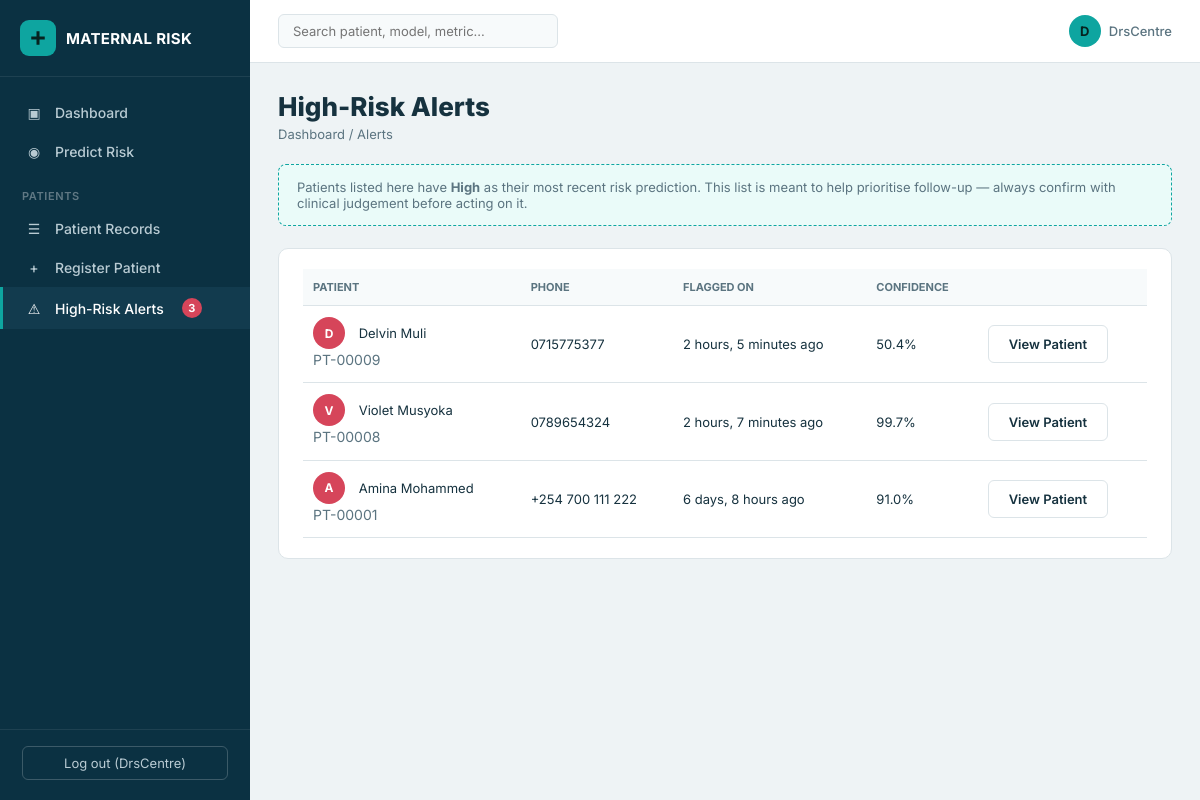
The app's page /alerts/ (signed in) with its own data.
### risk_app/models.py (models this page shows, shortened)
class Patient(models.Model):
    patient_id = models.CharField(max_length=20, unique=True, editable=False)
    full_name = models.CharField(max_length=150)
    phone_number = models.CharField(max_length=20, blank=True)
    date_registered = models.DateTimeField(auto_now_add=True)
    registered_by = models.ForeignKey(
        settings.AUTH_USER_MODEL, null=True, blank=True,
        on_delete=models.SET_NULL, related_name="patients_registered",
    )
    class Meta:
        ordering = ["-date_registered"]
    @property
    def latest_prediction(self):
        return self.predictions.order_by("-created_at").first()

class PredictionRecord(models.Model):
    RISK_CHOICES = [("Low", "Low"), ("Medium", "Medium"), ("High", "High")]
    created_at = models.DateTimeField(auto_now_add=True)
    user = models.ForeignKey(settings.AUTH_USER_MODEL, null=True, blank=True, on_delete=models.SET_NULL)
    patient = models.ForeignKey(
        Patient, null=True, blank=True, on_delete=models.SET_NULL, related_name="predictions"
    )
    age = models.IntegerField()
    gestational_age_weeks = models.IntegerField()
    eclampsia_severity = models.CharField(max_length=30)
    haemorrhage_severity = models.CharField(max_length=30)
    risk_level = models.CharField(max_length=10, choices=RISK_CHOICES)
    prob_low = models.FloatField()
    prob_medium = models.FloatField()
    prob_high = models.FloatField()
    model_backend = models.CharField(max_length=20, default="sklearn")
    class Meta:
        ordering = ["-created_at"]

### risk_app/views.py (the view)
# urls.py: path("alerts/", views.alerts_view, name="alerts"),
@login_required
def alerts_view(request):
    flagged = []
    for patient in Patient.objects.all():
        latest = patient.latest_prediction
        if latest and latest.risk_level == "High":
            flagged.append((patient, latest))
    flagged.sort(key=lambda pair: pair[1].created_at, reverse=True)
    return render(request, "risk_app/alerts.html", {"flagged": flagged})

### risk_app/context_processors.py (called while the page is built)
def alerts_count(request):
    if not request.user.is_authenticated:
        return {}
    count = 0
    for patient in Patient.objects.all():
        latest = patient.latest_prediction
        if latest and latest.risk_level == "High":
            count += 1
    return {"high_risk_alert_count": count}

### risk_app/templates/risk_app/alerts.html
{% extends "risk_app/base_app.html" %}
{% block content %}
<h1 class="page-title">High-Risk Alerts</h1>
<div class="breadcrumb"><a href="{% url 'risk_app:dashboard' %}">Dashboard</a> / Alerts</div>
<div class="panel model-note" style="margin-bottom:22px;">
    Patients listed here have <strong>High</strong> as their most recent risk prediction. This list is meant to help
    prioritise follow-up &mdash; always confirm with clinical judgement before acting on it.
</div>
<div class="panel">
    {% if flagged %}
    <table class="pred-table">
        <tr>
            <th>Patient</th>
            <th>Phone</th>
            <th>Flagged On</th>
            <th>Confidence</th>
            <th></th>
        </tr>
        {% for patient, latest in flagged %}
        <tr>
            <td>
                <span class="pred-avatar" style="background:var(--high);">{{ patient.full_name|slice:":1"|upper }}</span>
                {{ patient.full_name }}
                <div class="placeholder" style="margin:0;">{{ patient.patient_id }}</div>
            </td>
            <td>{{ patient.phone_number|default:"—" }}</td>
            <td>{{ latest.created_at|timesince }} ago</td>
            <td>{{ latest.prob_high }}%</td>
            <td><a href="{% url 'risk_app:patient_detail' patient.pk %}" class="btn-secondary">View Patient</a></td>
        </tr>
        {% endfor %}
    </table>
    {% else %}
    <div class="empty-state">
        No patients are currently flagged High risk. New high-risk predictions will appear here automatically.
    </div>
    {% endif %}
</div>
{% endblock %}

### risk_app/templates/risk_app/base_app.html (shortened to what this page needs)
{% load static %}
<!DOCTYPE html>
<html lang="en">
<head>
    <link rel="stylesheet" href="{% static 'css/style.css' %}">
</head>
<body>
    <div class="app-shell">
        <aside class="sidebar">
            <div class="brand">
                <div class="mark">
                    <svg viewBox="0 0 24 24" fill="currentColor"><path d="M10 3h4v7h7v4h-7v7h-4v-7H3v-4h7V3z"/></svg>
                </div>
                <span>MATERNAL RISK</span>
            </div>
            <nav>
                <a href="{% url 'risk_app:dashboard' %}" class="{% if request.resolver_match.url_name == 'dashboard' %}active{% endif %}">
                    <span class="icon">&#9635;</span> Dashboard
                </a>
                <a href="{% url 'risk_app:predict' %}" class="{% if request.resolver_match.url_name == 'predict' %}active{% endif %}">
                    <span class="icon">&#9673;</span> Predict Risk
                </a>
                <div class="nav-section-label">Patients</div>
                <a href="{% url 'risk_app:patients_list' %}" class="{% if request.resolver_match.url_name == 'patients_list' or request.resolver_match.url_name == 'patient_detail' %}active{% endif %}">
                    <span class="icon">&#9776;</span> Patient Records
                </a>
                <a href="{% url 'risk_app:patient_register' %}" class="{% if request.resolver_match.url_name == 'patient_register' %}active{% endif %}">
                    <span class="icon">+</span> Register Patient
                </a>
                <a href="{% url 'risk_app:alerts' %}" class="{% if request.resolver_match.url_name == 'alerts' %}active{% endif %}">
                    <span class="icon">&#9888;</span> High-Risk Alerts
                    {% if high_risk_alert_count %}<span class="badge-count">{{ high_risk_alert_count }}</span>{% endif %}
                </a>
            </nav>
            <div class="sidebar-footer">
                {% if user.is_authenticated %}
                <form method="post" action="{% url 'logout' %}">
                    <button type="submit">Log out ({{ user.username }})</button>
                </form>
                {% endif %}
            </div>
        </aside>
        <div class="main">
            <div class="topbar">
                <input class="search" type="text" placeholder="Search patient, model, metric...">
                <div class="topbar-right">
                    <div class="user-chip">
                        <div class="avatar">{{ user.username|slice:":1"|upper }}</div>
                        {{ user.username }}
                    </div>
                </div>
            </div>
            <div class="content">
                {% block content %}{% endblock %}
            </div>
        </div>
    </div>
</body>
</html>

### records on screen
Patient: full_name "D", full_name "Delvin Muli", patient_id "PT-00009", phone_number "0715775377", created_at "2 hours, 5 minutes", prob_high "50.4"
Patient: full_name "V", full_name "Violet Musyoka", patient_id "PT-00008", phone_number "0789654324", created_at "2 hours, 7 minutes", prob_high "99.7"
Patient: full_name "A", full_name "Amina Mohammed", patient_id "PT-00001", phone_number "+254 700 111 222", created_at "6 days, 8 hours", prob_high "91.0"

### other values on screen
{{ high_risk_alert_count }} "3"
{{ user.username }} "DrsCentre"
{{ user.username|slice:":1"|upper }} "D"
